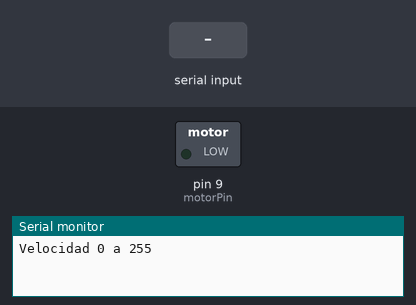
This sketch was run on a simulated Arduino Uno, built with avr-gcc and run on an emulated ATmega328P. Shown: switched loads named in the sketch (green lamp = pin HIGH), the last lines printed to the serial monitor. The test bench sets the inputs (shaded band).

Above: at 1.2 s.
1.3 s: "90,45\n" received over Serial
At 2.1 s:
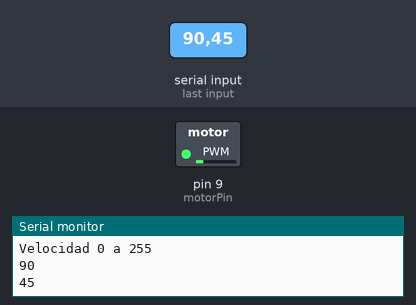
3.8 s: "30,150\n" received over Serial
At 4.4 s:
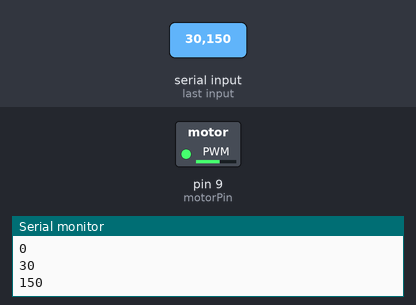
6.3 s: "200\n" received over Serial
At 7.1 s:
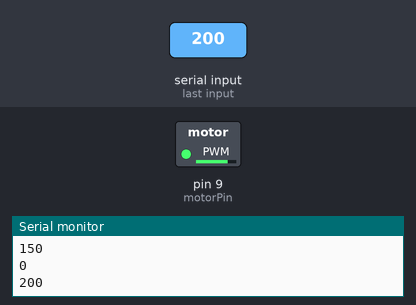
Timing chart, 0 to 9.3 s (numbered marks = the images above; inputs shaded):
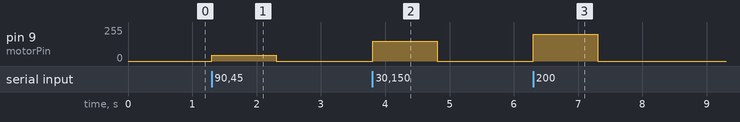

Measured:
- after the input at 1.3 s, pin 9 (motorPin): 0/255 → 45/255 at once, → 0/255 1.0 s later
- after the input at 3.8 s, pin 9 (motorPin): 0/255 → 150/255 at once, → 0/255 1.0 s later
- after the input at 6.3 s, pin 9 (motorPin): 0/255 → 200/255 at once, → 0/255 1.0 s later

The sketch:

motor_velocidad.ino
```cpp
const int motorPin = 9;

void setup()
{
  pinMode(motorPin, OUTPUT);
  Serial.begin(9600);
  Serial.println("Velocidad 0 a 255");
}

void loop()
{
  if (Serial.available())
  {
    int v = Serial.parseInt();
    if (v >= 0 && v <= 255)
    {
      analogWrite(motorPin, v);
      Serial.println(v);
    }
    else
    {
      Serial.println("0 a 255");
    }
  }
}
```
